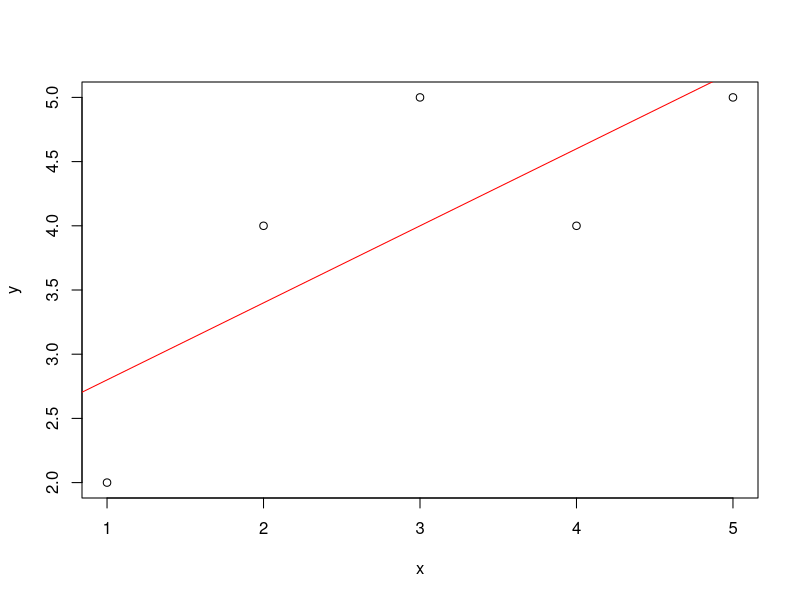

The R script that drew this image:
# variável independente
x <- c(1, 2, 3, 4, 5)
# variável dependente, o que queremos explicar/predizer
y <- c(2, 4, 5, 4, 5)
# regressão linear simples serve para estimar a relação de uma varíavel dependente
# e uma independente
# liner model = lm
# y ~ x = para cada y um respectivo x, y em função de x
modelo <- lm(y ~ x)
# resumo do resultado do modelo
# mostra r-squared: quão bem o modelo explica os dados
# quanto mais próximo do 1, melhor
# p-value: mostra se a regrassão linear trouxe uma inclinação significativa
# se a função y para x é algo que tem dependência
# ou somente ruído
# p-value < 0.05 → relação estatisticamente significativa.
# p-value ≥ 0.05 → não há evidência estatística suficiente.
print(summary(modelo)) 
plot(x, y)
# desenha uma reta no gráfico, ao passar o modelo ele usa as variáveis estimatas
abline(modelo, col="red")